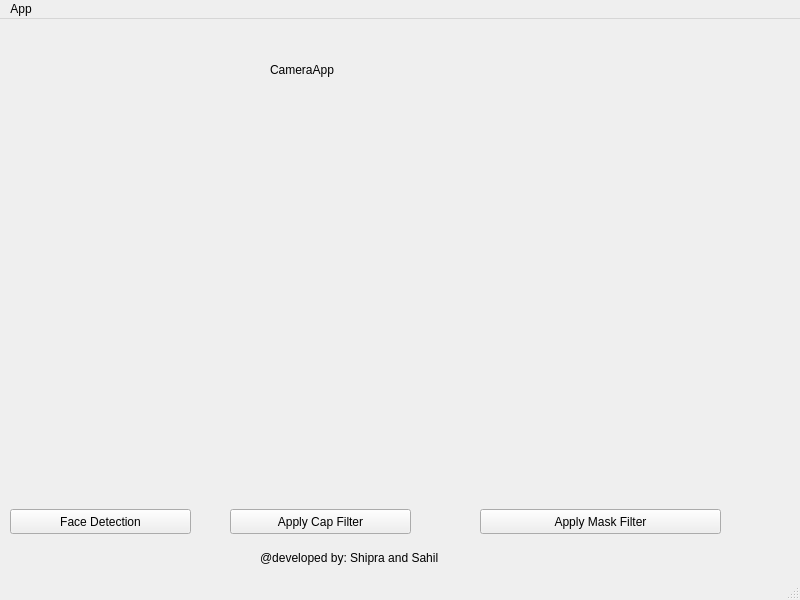
<?xml version="1.0" encoding="UTF-8"?>
<ui version="4.0">
 <class>MainWindow</class>
 <widget class="QMainWindow" name="MainWindow">
  <property name="geometry">
   <rect>
    <x>0</x>
    <y>0</y>
    <width>800</width>
    <height>600</height>
   </rect>
  </property>
  <property name="windowTitle">
   <string>MainWindow</string>
  </property>
  <widget class="QWidget" name="centralwidget">
   <widget class="QLabel" name="label">
    <property name="geometry">
     <rect>
      <x>260</x>
      <y>530</y>
      <width>521</width>
      <height>17</height>
     </rect>
    </property>
    <property name="text">
     <string>@developed by: Shipra and Sahil</string>
    </property>
   </widget>
   <widget class="QLabel" name="label_2">
    <property name="geometry">
     <rect>
      <x>270</x>
      <y>10</y>
      <width>371</width>
      <height>81</height>
     </rect>
    </property>
    <property name="styleSheet">
     <string notr="true">font: 57 italic 35pt &quot;Ubuntu&quot;;</string>
    </property>
    <property name="text">
     <string>CameraApp</string>
    </property>
   </widget>
   <widget class="QWidget" name="verticalLayoutWidget">
    <property name="geometry">
     <rect>
      <x>19</x>
      <y>139</y>
      <width>761</width>
      <height>321</height>
     </rect>
    </property>
    <layout class="QVBoxLayout" name="verticalLayout"/>
   </widget>
   <widget class="QPushButton" name="pushButton">
    <property name="geometry">
     <rect>
      <x>10</x>
      <y>490</y>
      <width>181</width>
      <height>25</height>
     </rect>
    </property>
    <property name="styleSheet">
     <string notr="true">
font: 14pt &quot;Ubuntu&quot;;</string>
    </property>
    <property name="text">
     <string>Face Detection</string>
    </property>
   </widget>
   <widget class="QPushButton" name="pushButton_2">
    <property name="geometry">
     <rect>
      <x>480</x>
      <y>490</y>
      <width>241</width>
      <height>25</height>
     </rect>
    </property>
    <property name="maximumSize">
     <size>
      <width>241</width>
      <height>16777215</height>
     </size>
    </property>
    <property name="styleSheet">
     <string notr="true">font: 14pt &quot;Ubuntu&quot;;</string>
    </property>
    <property name="text">
     <string>Apply Mask Filter</string>
    </property>
   </widget>
   <widget class="QPushButton" name="pushButton_3">
    <property name="geometry">
     <rect>
      <x>230</x>
      <y>490</y>
      <width>181</width>
      <height>25</height>
     </rect>
    </property>
    <property name="styleSheet">
     <string notr="true">font: 14pt &quot;Ubuntu&quot;;</string>
    </property>
    <property name="text">
     <string>Apply Cap Filter</string>
    </property>
   </widget>
  </widget>
  <widget class="QMenuBar" name="menubar">
   <property name="geometry">
    <rect>
     <x>0</x>
     <y>0</y>
     <width>800</width>
     <height>22</height>
    </rect>
   </property>
   <widget class="QMenu" name="menuApp">
    <property name="title">
     <string>App</string>
    </property>
   </widget>
   <addaction name="menuApp"/>
  </widget>
  <widget class="QStatusBar" name="statusbar"/>
 </widget>
 <resources/>
 <connections/>
</ui>
